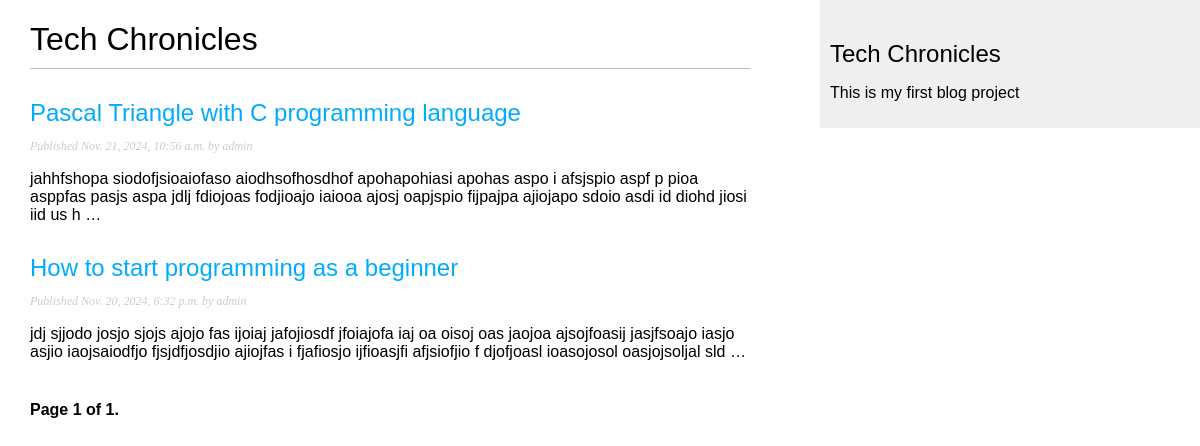
/blog/, run on an earlier commit of the app's database.
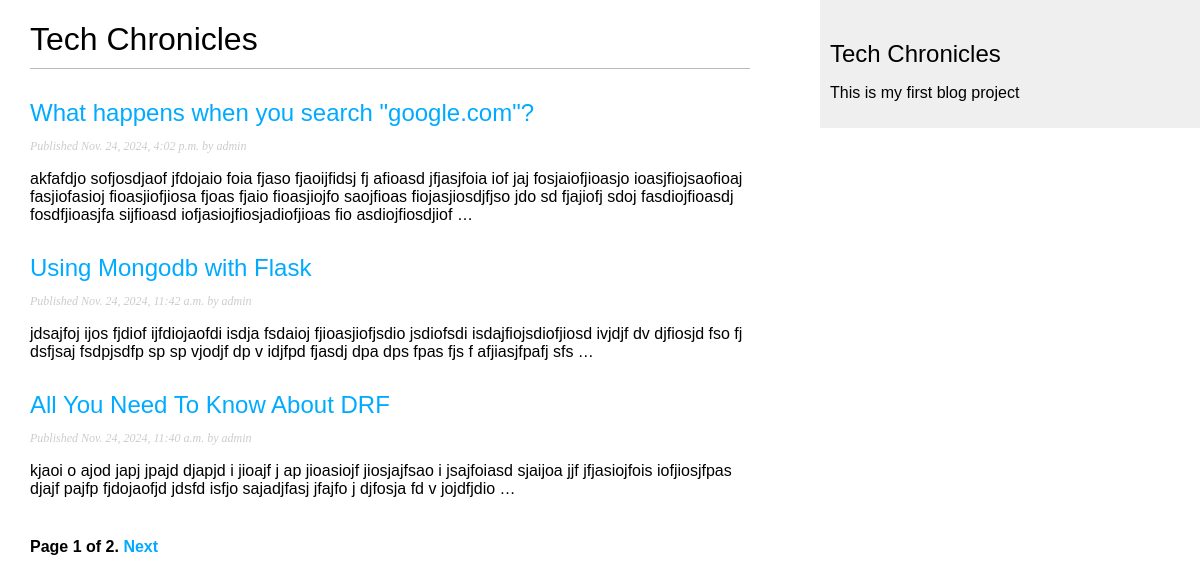
And on a later commit of the database.
### blog/models.py (models this page shows, shortened)
class Post(models.Model):
    class Status(models.TextChoices):
        DRAFT = 'DF', 'Draft'
        PUBLISHED = 'PB', 'Published'
    title = models.CharField(max_length=250)
    slug = models.SlugField(max_length=250, unique_for_date='publish')
    author = models.ForeignKey(settings.AUTH_USER_MODEL,
                               on_delete=models.CASCADE,
                               related_name='blog_posts')
    body = models.TextField()
    publish = models.DateTimeField(default=timezone.now)
    created = models.DateTimeField(auto_now_add=True)
    updated = models.DateTimeField(auto_now=True)
    status = models.CharField(max_length=2, choices=Status,
                              default=Status.DRAFT)
    objects = models.Manager()
    published = PublishedManager()
    class Meta:
        ordering = ['-publish']
        indexes = [
            models.Index(fields=['-publish']),
        ]
    def get_absolute_url(self):
        return reverse('blog:post_detail', args=[self.publish.year,
                       self.publish.month, self.publish.day, self.slug])

### blog/views.py (the view)
# urls.py: path('', views.PostListView.as_view(), name='post_list'),
class PostListView(ListView):
    queryset = Post.published.all()
    context_object_name = 'posts'
    paginate_by = 3
    template_name = 'blog/post/list.html'

### blog/templates/blog/post/list.html (shortened to what this page needs)
{% extends "blog/base.html" %}
{% block content %}
  <h1>Tech Chronicles</h1>
  {% for post in posts %}
  <h2><a href="{{ post.get_absolute_url }}">{{ post.title }}</a></h2>
    <p class="date">Published {{ post.publish }} by {{ post.author }}</p>
    {{ post.body|truncatewords:30|linebreaks }}
  {% endfor %}
  {% include "pagination.html" with page=page_obj %}
{% endblock %}

### blog/templates/blog/base.html (shortened to what this page needs)
{% load static %}
<!DOCTYPE html>
<html lang="en">
<head>
  <link rel="stylesheet" href="{% static 'css/blog.css' %}">
</head>
<body>
  <div id="content">
    {% block content %}
    {% endblock %}
  </div>
  <div id="sidebar">
    <h2>Tech Chronicles</h2>
    <p>This is my first blog project</p>
  </div>
</body>
</html>

### blog/templates/pagination.html (shortened to what this page needs)
<div class="pagination">
  <span class="step-links">
    <span class="current">Page {{ page.number }} of {{ page.paginator.num_pages }}.</span>
    {% if page.has_next %}
      <a href="?page={{ page.next_page_number }}">Next</a>
    {% endif %}
  </span>
</div>

### blog/static/css/blog.css (style rules this page uses)
body { margin:0; padding:0; font-family:helvetica, sans-serif; }
a { color:#00abff; text-decoration:none; }
h1 { font-weight:normal; border-bottom:1px solid #bbb; padding:0 0 10px 0; }
h2 { font-weight:normal; margin:30px 0 0; }
#content { float:left; width:60%; padding:0 0 0 30px; }
#sidebar { float:right; width:30%; padding:10px; background:#efefef; height:100%; }
p.date { color:#ccc; font-family: georgia, serif; font-size: 12px; font-style: italic; }
.pagination { margin:40px 0; font-weight:bold; }

What changed in the data, as far as the page shows it:
no longer on this page (row unchanged): Post: title "Pascal Triangle with C programming language", publish "Nov. 21, 2024, 10:56 a.m.", author "admin", body "jahhfshopa siodofjsioaiofaso aiodhsofhosdhof apohapohiasi apohas aspo i afsjspio aspf p pioa asppfas pasjs aspa jdlj fdiojoas fodjioajo iaiooa ajosj oapjspio fijpajpa ajiojapo sdoio asdi id diohd jiosi iid us h …"
no longer on this page (row unchanged): Post: title "How to start programming as a beginner", publish "Nov. 20, 2024, 6:32 p.m.", author "admin", body "jdj sjjodo josjo sjojs ajojo fas ijoiaj jafojiosdf jfoiajofa iaj oa oisoj oas jaojoa ajsojfoasij jasjfsoajo iasjo asjio iaojsaiodfjo fjsjdfjosdjio ajiojfas i fjafiosjo ijfioasjfi afjsiofjio f djofjoasl ioasojosol oasjojsoljal sld …"
added Post: title "What happens when you search \"google.com\"?", publish "Nov. 24, 2024, 4:02 p.m.", author "admin", body "akfafdjo sofjosdjaof jfdojaio foia fjaso fjaoijfidsj fj afioasd jfjasjfoia iof jaj fosjaiofjioasjo ioasjfiojsaofioaj fasjiofasioj fioasjiofjiosa fjoas fjaio fioasjiojfo saojfioas fiojasjiosdjfjso jdo sd fjajiofj sdoj fasdiojfioasdj fosdfjioasjfa sijfioasd iofjasiojfiosjadiofjioas fio asdiojfiosdjiof …"
added Post: title "Using Mongodb with Flask", publish "Nov. 24, 2024, 11:42 a.m.", author "admin", body "jdsajfoj ijos fjdiof ijfdiojaofdi isdja fsdaioj fjioasjiofjsdio jsdiofsdi isdajfiojsdiofjiosd ivjdjf dv djfiosjd fso fj dsfjsaj fsdpjsdfp sp sp vjodjf dp v idjfpd fjasdj dpa dps fpas fjs f afjiasjfpafj sfs …"
added Post: title "All You Need To Know About DRF", publish "Nov. 24, 2024, 11:40 a.m.", author "admin", body "kjaoi o ajod japj jpajd djapjd i jioajf j ap jioasiojf jiosjajfsao i jsajfoiasd sjaijoa jjf jfjasiojfois iofjiosjfpas djajf pajfp fjdojaofjd jdsfd isfjo sajadjfasj jfajfo j djfosja fd v jojdfjdio …"
Also different on the page:
{{ page.paginator.num_pages }}: "1" → "2"
text now shown: "Next"
